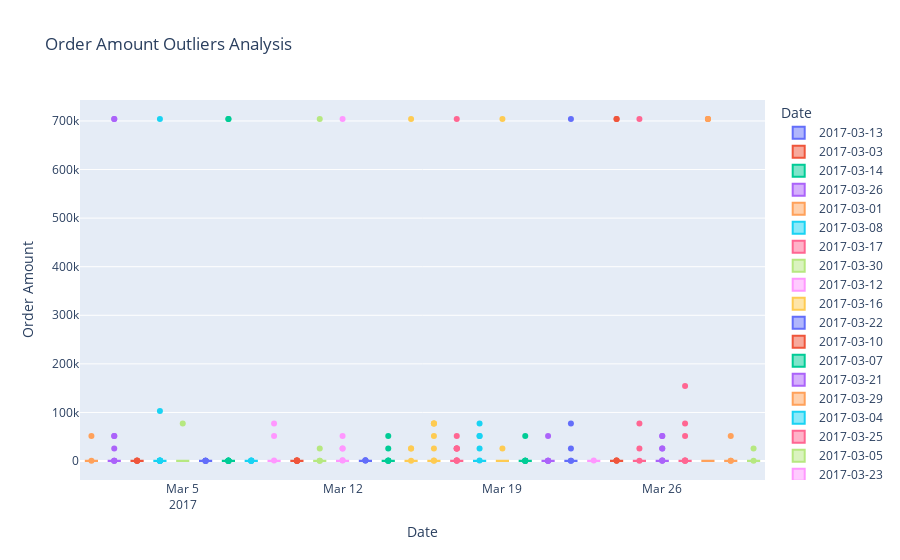

The code cell stored with this chart in its notebook:
### Code cell
amount_outliers = px.box(
    df,
    x=df.index,
    y='order_amount',
    title='Order Amount Outliers Analysis',
    labels={'created_at': 'Date', 'order_amount': 'Order Amount'},
    color=df.index,
    boxmode='overlay'
    )

amount_outliers

### Figure 1 — Plotly figure (JSON) as saved in the notebook; plotly's stock layout.template omitted (floating-point values rounded to 4 significant figures; data arrays with more than 128 entries replaced by an {"elided": "..."} marker saying what was removed)
{"data": [{"alignmentgroup": "True", "hovertemplate": "Date=%{x}<br>Order Amount=%{y}<extra></extra>", "legendgroup": "2017-03-13", "marker": {"color": "#636efa"}, "name": "2017-03-13", "notched": false, "offsetgroup": "2017-03-13", "orientation": "v", "showlegend": true, "type": "box", "x": {"elided": "159 str values"}, "x0": " ", "xaxis": "x", "y": {"elided": "159 int values"}, "y0": " ", "yaxis": "y"}, {"alignmentgroup": "True", "hovertemplate": "Date=%{x}<br>Order Amount=%{y}<extra></extra>", "legendgroup": "2017-03-03", "marker": {"color": "#EF553B"}, "name": "2017-03-03", "notched": false, "offsetgroup": "2017-03-03", "orientation": "v", "showlegend": true, "type": "box", "x": {"elided": "162 str values"}, "x0": " ", "xaxis": "x", "y": {"elided": "162 int values"}, "y0": " ", "yaxis": "y"}, {"alignmentgroup": "True", "hovertemplate": "Date=%{x}<br>Order Amount=%{y}<extra></extra>", "legendgroup": "2017-03-14", "marker": {"color": "#00cc96"}, "name": "2017-03-14", "notched": false, "offsetgroup": "2017-03-14", "orientation": "v", "showlegend": true, "type": "box", "x": {"elided": "148 str values"}, "x0": " ", "xaxis": "x", "y": {"elided": "148 int values"}, "y0": " ", "yaxis": "y"}, {"alignmentgroup": "True", "hovertemplate": "Date=%{x}<br>Order Amount=%{y}<extra></extra>", "legendgroup": "2017-03-26", "marker": {"color": "#ab63fa"}, "name": "2017-03-26", "notched": false, "offsetgroup": "2017-03-26", "orientation": "v", "showlegend": true, "type": "box", "x": {"elided": "175 str values"}, "x0": " ", "xaxis": "x", "y": {"elided": "175 int values"}, "y0": " ", "yaxis": "y"}, {"alignmentgroup": "True", "hovertemplate": "Date=%{x}<br>Order Amount=%{y}<extra></extra>", "legendgroup": "2017-03-01", "marker": {"color": "#FFA15A"}, "name": "2017-03-01", "notched": false, "offsetgroup": "2017-03-01", "orientation": "v", "showlegend": true, "type": "box", "x": {"elided": "182 str values"}, "x0": " ", "xaxis": "x", "y": {"elided": "182 int values"}, "y0": " ", "yaxis": "y"}, {"alignmentgroup": "True", "hovertemplate": "Date=%{x}<br>Order Amount=%{y}<extra></extra>", "legendgroup": "2017-03-08", "marker": {"color": "#19d3f3"}, "name": "2017-03-08", "notched": false, "offsetgroup": "2017-03-08", "orientation": "v", "showlegend": true, "type": "box", "x": {"elided": "156 str values"}, "x0": " ", "xaxis": "x", "y": {"elided": "156 int values"}, "y0": " ", "yaxis": "y"}, {"alignmentgroup": "True", "hovertemplate": "Date=%{x}<br>Order Amount=%{y}<extra></extra>", "legendgroup": "2017-03-17", "marker": {"color": "#FF6692"}, "name": "2017-03-17", "notched": false, "offsetgroup": "2017-03-17", "orientation": "v", "showlegend": true, "type": "box", "x": {"elided": "198 str values"}, "x0": " ", "xaxis": "x", "y": {"elided": "198 int values"}, "y0": " ", "yaxis": "y"}, {"alignmentgroup": "True", "hovertemplate": "Date=%{x}<br>Order Amount=%{y}<extra></extra>", "legendgroup": "2017-03-30", "marker": {"color": "#B6E880"}, "name": "2017-03-30", "notched": false, "offsetgroup": "2017-03-30", "orientation": "v", "showlegend": true, "type": "box", "x": {"elided": "167 str values"}, "x0": " ", "xaxis": "x", "y": {"elided": "167 int values"}, "y0": " ", "yaxis": "y"}, {"alignmentgroup": "True", "hovertemplate": "Date=%{x}<br>Order Amount=%{y}<extra></extra>", "legendgroup": "2017-03-12", "marker": {"color": "#FF97FF"}, "name": "2017-03-12", "notched": false, "offsetgroup": "2017-03-12", "orientation": "v", "showlegend": true, "type": "box", "x": {"elided": "159 str values"}, "x0": " ", "xaxis": "x", "y": {"elided": "159 int values"}, "y0": " ", "yaxis": "y"}, {"alignmentgroup": "True", "hovertemplate": "Date=%{x}<br>Order Amount=%{y}<extra></extra>", "legendgroup": "2017-03-16", "marker": {"color": "#FECB52"}, "name": "2017-03-16", "notched": false, "offsetgroup": "2017-03-16", "orientation": "v", "showlegend": true, "type": "box", "x": {"elided": "143 str values"}, "x0": " ", "xaxis": "x", "y": {"elided": "143 int values"}, "y0": " ", "yaxis": "y"}, {"alignmentgroup": "True", "hovertemplate": "Date=%{x}<br>Order Amount=%{y}<extra></extra>", "legendgroup": "2017-03-22", "marker": {"color": "#636efa"}, "name": "2017-03-22", "notched": false, "offsetgroup": "2017-03-22", "orientation": "v", "showlegend": true, "type": "box", "x": {"elided": "175 str values"}, "x0": " ", "xaxis": "x", "y": {"elided": "175 int values"}, "y0": " ", "yaxis": "y"}, {"alignmentgroup": "True", "hovertemplate": "Date=%{x}<br>Order Amount=%{y}<extra></extra>", "legendgroup": "2017-03-10", "marker": {"color": "#EF553B"}, "name": "2017-03-10", "notched": false, "offsetgroup": "2017-03-10", "orientation": "v", "showlegend": true, "type": "box", "x": {"elided": "167 str values"}, "x0": " ", "xaxis": "x", "y": {"elided": "167 int values"}, "y0": " ", "yaxis": "y"}, {"alignmentgroup": "True", "hovertemplate": "Date=%{x}<br>Order Amount=%{y}<extra></extra>", "legendgroup": "2017-03-07", "marker": {"color": "#00cc96"}, "name": "2017-03-07", "notched": false, "offsetgroup": "2017-03-07", "orientation": "v", "showlegend": true, "type": "box", "x": {"elided": "196 str values"}, "x0": " ", "xaxis": "x", "y": {"elided": "196 int values"}, "y0": " ", "yaxis": "y"}, {"alignmentgroup": "True", "hovertemplate": "Date=%{x}<br>Order Amount=%{y}<extra></extra>", "legendgroup": "2017-03-21", "marker": {"color": "#ab63fa"}, "name": "2017-03-21", "notched": false, "offsetgroup": "2017-03-21", "orientation": "v", "showlegend": true, "type": "box", "x": {"elided": "179 str values"}, "x0": " ", "xaxis": "x", "y": {"elided": "179 int values"}, "y0": " ", "yaxis": "y"}, {"alignmentgroup": "True", "hovertemplate": "Date=%{x}<br>Order Amount=%{y}<extra></extra>", "legendgroup": "2017-03-29", "marker": {"color": "#FFA15A"}, "name": "2017-03-29", "notched": false, "offsetgroup": "2017-03-29", "orientation": "v", "showlegend": true, "type": "box", "x": {"elided": "165 str values"}, "x0": " ", "xaxis": "x", "y": {"elided": "165 int values"}, "y0": " ", "yaxis": "y"}, {"alignmentgroup": "True", "hovertemplate": "Date=%{x}<br>Order Amount=%{y}<extra></extra>", "legendgroup": "2017-03-04", "marker": {"color": "#19d3f3"}, "name": "2017-03-04", "notched": false, "offsetgroup": "2017-03-04", "orientation": "v", "showlegend": true, "type": "box", "x": {"elided": "165 str values"}, "x0": " ", "xaxis": "x", "y": {"elided": "165 int values"}, "y0": " ", "yaxis": "y"}, {"alignmentgroup": "True", "hovertemplate": "Date=%{x}<br>Order Amount=%{y}<extra></extra>", "legendgroup": "2017-03-25", "marker": {"color": "#FF6692"}, "name": "2017-03-25", "notched": false, "offsetgroup": "2017-03-25", "orientation": "v", "showlegend": true, "type": "box", "x": {"elided": "170 str values"}, "x0": " ", "xaxis": "x", "y": {"elided": "170 int values"}, "y0": " ", "yaxis": "y"}, {"alignmentgroup": "True", "hovertemplate": "Date=%{x}<br>Order Amount=%{y}<extra></extra>", "legendgroup": "2017-03-05", "marker": {"color": "#B6E880"}, "name": "2017-03-05", "notched": false, "offsetgroup": "2017-03-05", "orientation": "v", "showlegend": true, "type": "box", "x": {"elided": "163 str values"}, "x0": " ", "xaxis": "x", "y": {"elided": "163 int values"}, "y0": " ", "yaxis": "y"}, {"alignmentgroup": "True", "hovertemplate": "Date=%{x}<br>Order Amount=%{y}<extra></extra>", "legendgroup": "2017-03-23", "marker": {"color": "#FF97FF"}, "name": "2017-03-23", "notched": false, "offsetgroup": "2017-03-23", "orientation": "v", "showlegend": true, "type": "box", "x": {"elided": "152 str values"}, "x0": " ", "xaxis": "x", "y": {"elided": "152 int values"}, "y0": " ", "yaxis": "y"}, {"alignmentgroup": "True", "hovertemplate": "Date=%{x}<br>Order Amount=%{y}<extra></extra>", "legendgroup": "2017-03-19", "marker": {"color": "#FECB52"}, "name": "2017-03-19", "notched": false, "offsetgroup": "2017-03-19", "orientation": "v", "showlegend": true, "type": "box", "x": {"elided": "149 str values"}, "x0": " ", "xaxis": "x", "y": {"elided": "149 int values"}, "y0": " ", "yaxis": "y"}, {"alignmentgroup": "True", "hovertemplate": "Date=%{x}<br>Order Amount=%{y}<extra></extra>", "legendgroup": "2017-03-06", "marker": {"color": "#636efa"}, "name": "2017-03-06", "notched": false, "offsetgroup": "2017-03-06", "orientation": "v", "showlegend": true, "type": "box", "x": {"elided": "148 str values"}, "x0": " ", "xaxis": "x", "y": {"elided": "148 int values"}, "y0": " ", "yaxis": "y"}, {"alignmentgroup": "True", "hovertemplate": "Date=%{x}<br>Order Amount=%{y}<extra></extra>", "legendgroup": "2017-03-24", "marker": {"color": "#EF553B"}, "name": "2017-03-24", "notched": false, "offsetgroup": "2017-03-24", "orientation": "v", "showlegend": true, "type": "box", "x": {"elided": "155 str values"}, "x0": " ", "xaxis": "x", "y": {"elided": "155 int values"}, "y0": " ", "yaxis": "y"}, {"alignmentgroup": "True", "hovertemplate": "Date=%{x}<br>Order Amount=%{y}<extra></extra>", "legendgroup": "2017-03-20", "marker": {"color": "#00cc96"}, "name": "2017-03-20", "notched": false, "offsetgroup": "2017-03-20", "orientation": "v", "showlegend": true, "type": "box", "x": {"elided": "158 str values"}, "x0": " ", "xaxis": "x", "y": {"elided": "158 int values"}, "y0": " ", "yaxis": "y"}, {"alignmentgroup": "True", "hovertemplate": "Date=%{x}<br>Order Amount=%{y}<extra></extra>", "legendgroup": "2017-03-02", "marker": {"color": "#ab63fa"}, "name": "2017-03-02", "notched": false, "offsetgroup": "2017-03-02", "orientation": "v", "showlegend": true, "type": "box", "x": {"elided": "182 str values"}, "x0": " ", "xaxis": "x", "y": {"elided": "182 int values"}, "y0": " ", "yaxis": "y"}, {"alignmentgroup": "True", "hovertemplate": "Date=%{x}<br>Order Amount=%{y}<extra></extra>", "legendgroup": "2017-03-28", "marker": {"color": "#FFA15A"}, "name": "2017-03-28", "notched": false, "offsetgroup": "2017-03-28", "orientation": "v", "showlegend": true, "type": "box", "x": {"elided": "175 str values"}, "x0": " ", "xaxis": "x", "y": {"elided": "175 int values"}, "y0": " ", "yaxis": "y"}, {"alignmentgroup": "True", "hovertemplate": "Date=%{x}<br>Order Amount=%{y}<extra></extra>", "legendgroup": "2017-03-18", "marker": {"color": "#19d3f3"}, "name": "2017-03-18", "notched": false, "offsetgroup": "2017-03-18", "orientation": "v", "showlegend": true, "type": "box", "x": {"elided": "173 str values"}, "x0": " ", "xaxis": "x", "y": {"elided": "173 int values"}, "y0": " ", "yaxis": "y"}, {"alignmentgroup": "True", "hovertemplate": "Date=%{x}<br>Order Amount=%{y}<extra></extra>", "legendgroup": "2017-03-27", "marker": {"color": "#FF6692"}, "name": "2017-03-27", "notched": false, "offsetgroup": "2017-03-27", "orientation": "v", "showlegend": true, "type": "box", "x": {"elided": "170 str values"}, "x0": " ", "xaxis": "x", "y": {"elided": "170 int values"}, "y0": " ", "yaxis": "y"}, {"alignmentgroup": "True", "hovertemplate": "Date=%{x}<br>Order Amount=%{y}<extra></extra>", "legendgroup": "2017-03-11", "marker": {"color": "#B6E880"}, "name": "2017-03-11", "notched": false, "offsetgroup": "2017-03-11", "orientation": "v", "showlegend": true, "type": "box", "x": {"elided": "167 str values"}, "x0": " ", "xaxis": "x", "y": {"elided": "167 int values"}, "y0": " ", "yaxis": "y"}, {"alignmentgroup": "True", "hovertemplate": "Date=%{x}<br>Order Amount=%{y}<extra></extra>", "legendgroup": "2017-03-09", "marker": {"color": "#FF97FF"}, "name": "2017-03-09", "notched": false, "offsetgroup": "2017-03-09", "orientation": "v", "showlegend": true, "type": "box", "x": {"elided": "199 str values"}, "x0": " ", "xaxis": "x", "y": {"elided": "199 int values"}, "y0": " ", "yaxis": "y"}, {"alignmentgroup": "True", "hovertemplate": "Date=%{x}<br>Order Amount=%{y}<extra></extra>", "legendgroup": "2017-03-15", "marker": {"color": "#FECB52"}, "name": "2017-03-15", "notched": false, "offsetgroup": "2017-03-15", "orientation": "v", "showlegend": true, "type": "box", "x": {"elided": "143 str values"}, "x0": " ", "xaxis": "x", "y": {"elided": "143 int values"}, "y0": " ", "yaxis": "y"}], "layout": {"boxmode": "overlay", "legend": {"title": {"text": "Date"}, "tracegroupgap": 0}, "title": {"text": "Order Amount Outliers Analysis"}, "xaxis": {"anchor": "y", "categoryarray": ["2017-03-13", "2017-03-03", "2017-03-14", "2017-03-26", "2017-03-01", "2017-03-08", "2017-03-17", "2017-03-30", "2017-03-12", "2017-03-16", "2017-03-22", "2017-03-10", "2017-03-07", "2017-03-21", "2017-03-29", "2017-03-04", "2017-03-25", "2017-03-05", "2017-03-23", "2017-03-19", "2017-03-06", "2017-03-24", "2017-03-20", "2017-03-02", "2017-03-28", "2017-03-18", "2017-03-27", "2017-03-11", "2017-03-09", "2017-03-15"], "categoryorder": "array", "domain": [0, 1], "title": {"text": "Date"}}, "yaxis": {"anchor": "x", "domain": [0, 1], "title": {"text": "Order Amount"}}}}
